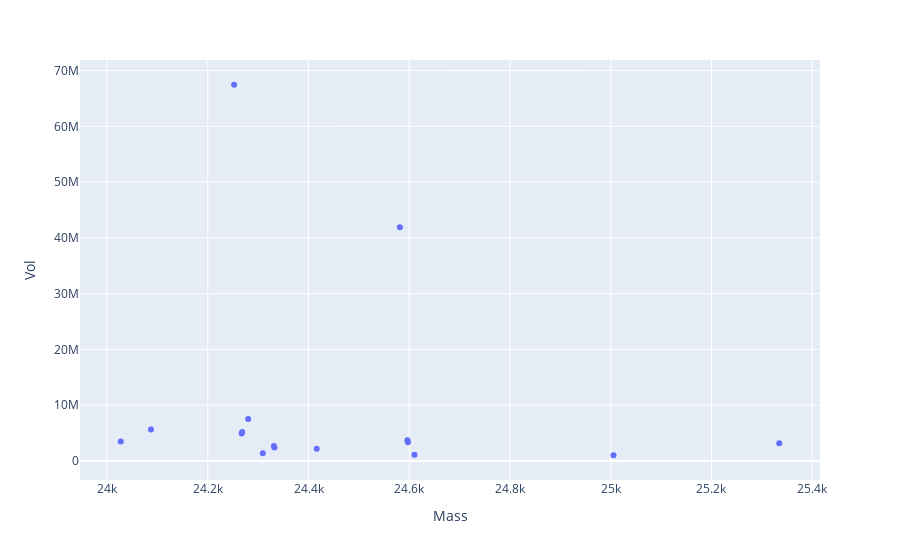

Here is the notebook cell this chart was saved with:
### Code cell
df_noad = pd.read_excel('/Users/bryan/Documents/BioPharmaFinder/ZhangLab/oligossample1.xlsx')
df = pd.read_excel('/Users/bryan/Documents/BioPharmaFinder/ZhangLab/Data/Excels/tRNA_Phe_0724.xlsx')
df = thermo_df(df)
df_noad = thermo_df(df_noad)
df_noad.shape, df.shape
df_25k_noad = df_noad[(df_noad.Mass > 2.3E4) & (df_noad.Mass < 2.6E4) & (df_noad.Vol > 1E6)] # & (df_noad.Vol > 2E5) 
df_25k = df[(df.Mass > 2.3E4) & (df.Mass < 3E4) & (df.Vol > 1E6)] #  
df_25k_noad.shape, df_25k.shape

df_a = df_25k_noad.copy()
df_b = df_25k.copy()
df_a['isAD'] = False
df_b['isAD'] = True
df_merge = pd.concat([df_a, df_b])

bcr = base_calling_random(df_merge) #, acid_labile=True
# print(bcr)
plt, fig = plot_basecalling3(*bcr, y='Vol')

pre = df_a[df_a.Mass.isin(bcr[0].Mass)]
post = df_b[df_b.Mass.isin(bcr[0].Mass)]
# plt.scatter(pre.Mass, pre.Vol, marker='o', s=100, color='C0', label='Before Acid Degradation')
plt.scatter(post.Mass, post.Vol, marker='s', s=90, color='C0', label='After Acid Degradation')
plotly_zone(post, y='Vol')
plt.legend()
# df_pairs = bcr2df(bcr[1])
# output(plt, fig, 'homology_acid_labile')

### Figure 1 — Plotly figure (JSON) as saved in the notebook; plotly's stock layout.template omitted (floating-point values rounded to 4 significant figures)
{"data": [{"hovertemplate": "Mass=%{x}<br>Vol=%{y}<extra></extra>", "legendgroup": "", "marker": {"color": "#636efa", "symbol": "circle"}, "mode": "markers", "name": "", "orientation": "v", "showlegend": false, "type": "scatter", "x": [24030.0, 24090.0, 24250.0, 24270.0, 24270.0, 24280.0, 24310.0, 24330.0, 24330.0, 24420.0, 24580.0, 24600.0, 24600.0, 24610.0, 25010.0, 25330.0], "xaxis": "x", "y": [3460000.0, 5613000.0, 67450000.0, 4921000.0, 5196000.0, 7528000.0, 1376000.0, 2658000.0, 2428000.0, 2177000.0, 41920000.0, 3690000.0, 3341000.0, 1098000.0, 1017000.0, 3154000.0], "yaxis": "y"}], "layout": {"legend": {"tracegroupgap": 0}, "margin": {"t": 60}, "xaxis": {"anchor": "y", "domain": [0, 1], "title": {"text": "Mass"}}, "yaxis": {"anchor": "x", "domain": [0, 1], "title": {"text": "Vol"}}}}
